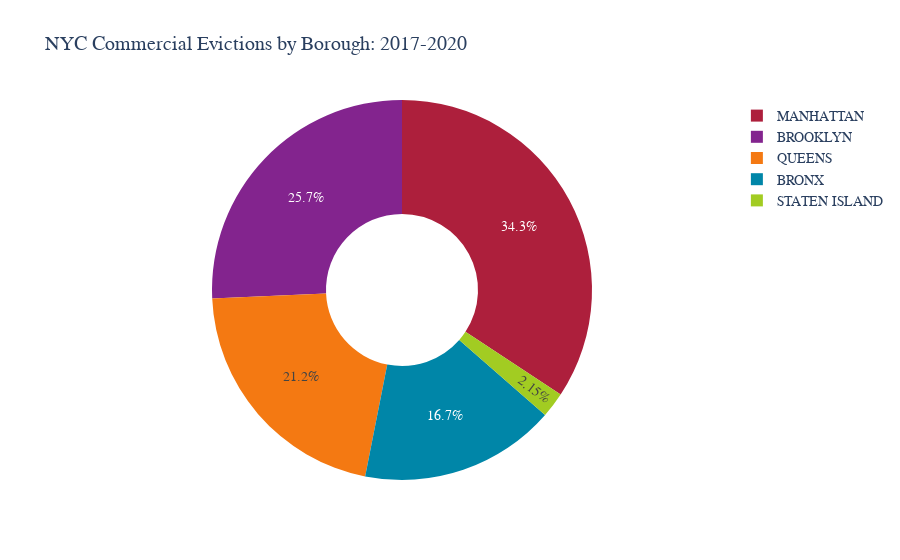

The code cell stored with this chart in its notebook:
### Code cell
# Use `hole` to create a donut-like pie chart
fig = go.Figure(data=[go.Pie(labels=list_x, values=list_y, hole=.4, marker_colors=colors)])
fig.update_layout(title_text="NYC Commercial Evictions by Borough: 2017-2020",
    font=dict(
        family="Inconsolata",
        size=14
    ))
fig.show()

### Figure 1 — Plotly figure (JSON) as saved in the notebook; plotly's stock layout.template omitted (floating-point values rounded to 4 significant figures)
{"data": [{"hole": 0.4, "labels": ["MANHATTAN", "QUEENS", "STATEN ISLAND", "BRONX", "BROOKLYN"], "marker": {"colors": ["#ad1f3c", "#f47912", "#a2cc22", "#0086a8", "#83248e"]}, "type": "pie", "values": [1798, 1111, 113, 875, 1349]}], "layout": {"font": {"family": "Inconsolata", "size": 14}, "title": {"text": "NYC Commercial Evictions by Borough: 2017-2020"}}}
